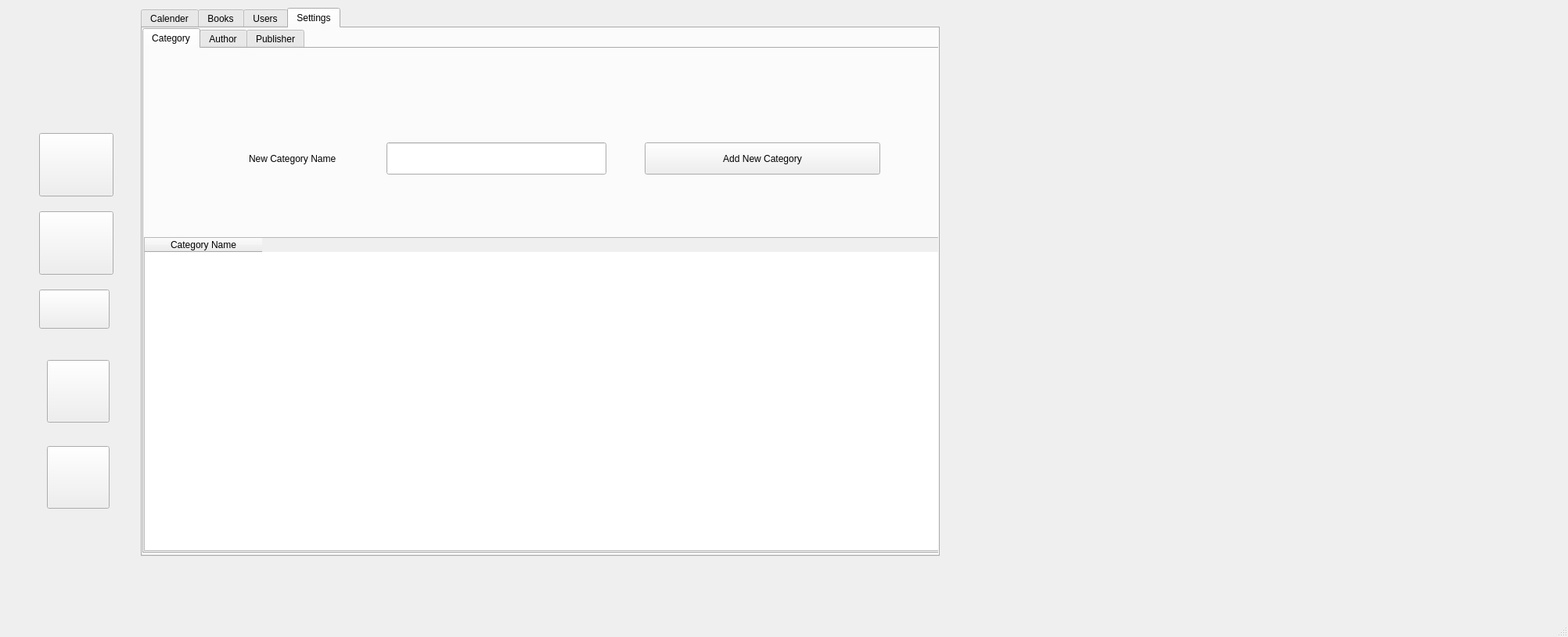
<?xml version="1.0" encoding="UTF-8"?>
<ui version="4.0">
 <class>MainWindow</class>
 <widget class="QMainWindow" name="MainWindow">
  <property name="geometry">
   <rect>
    <x>0</x>
    <y>0</y>
    <width>2004</width>
    <height>814</height>
   </rect>
  </property>
  <property name="windowTitle">
   <string>MainWindow</string>
  </property>
  <widget class="QWidget" name="centralwidget">
   <widget class="QPushButton" name="pushButton">
    <property name="geometry">
     <rect>
      <x>50</x>
      <y>170</y>
      <width>95</width>
      <height>81</height>
     </rect>
    </property>
    <property name="maximumSize">
     <size>
      <width>95</width>
      <height>95</height>
     </size>
    </property>
    <property name="text">
     <string/>
    </property>
    <property name="icon">
     <iconset resource="icons.qrc">
      <normaloff>:/icons/day.jpg</normaloff>:/icons/day.jpg</iconset>
    </property>
    <property name="iconSize">
     <size>
      <width>95</width>
      <height>95</height>
     </size>
    </property>
   </widget>
   <widget class="QPushButton" name="pushButton_2">
    <property name="geometry">
     <rect>
      <x>50</x>
      <y>370</y>
      <width>90</width>
      <height>50</height>
     </rect>
    </property>
    <property name="maximumSize">
     <size>
      <width>95</width>
      <height>95</height>
     </size>
    </property>
    <property name="text">
     <string/>
    </property>
    <property name="icon">
     <iconset resource="icons.qrc">
      <normaloff>:/icons/users.png</normaloff>:/icons/users.png</iconset>
    </property>
    <property name="iconSize">
     <size>
      <width>90</width>
      <height>90</height>
     </size>
    </property>
   </widget>
   <widget class="QPushButton" name="pushButton_3">
    <property name="geometry">
     <rect>
      <x>50</x>
      <y>270</y>
      <width>95</width>
      <height>81</height>
     </rect>
    </property>
    <property name="maximumSize">
     <size>
      <width>95</width>
      <height>95</height>
     </size>
    </property>
    <property name="text">
     <string/>
    </property>
    <property name="icon">
     <iconset resource="icons.qrc">
      <normaloff>:/icons/books.jpg</normaloff>:/icons/books.jpg</iconset>
    </property>
    <property name="iconSize">
     <size>
      <width>95</width>
      <height>95</height>
     </size>
    </property>
   </widget>
   <widget class="QPushButton" name="pushButton_4">
    <property name="geometry">
     <rect>
      <x>60</x>
      <y>570</y>
      <width>80</width>
      <height>80</height>
     </rect>
    </property>
    <property name="maximumSize">
     <size>
      <width>80</width>
      <height>80</height>
     </size>
    </property>
    <property name="text">
     <string/>
    </property>
    <property name="icon">
     <iconset resource="icons.qrc">
      <normaloff>:/icons/theme.png</normaloff>:/icons/theme.png</iconset>
    </property>
    <property name="iconSize">
     <size>
      <width>80</width>
      <height>80</height>
     </size>
    </property>
   </widget>
   <widget class="QPushButton" name="pushButton_5">
    <property name="geometry">
     <rect>
      <x>60</x>
      <y>460</y>
      <width>80</width>
      <height>80</height>
     </rect>
    </property>
    <property name="maximumSize">
     <size>
      <width>80</width>
      <height>80</height>
     </size>
    </property>
    <property name="text">
     <string/>
    </property>
    <property name="icon">
     <iconset resource="icons.qrc">
      <normaloff>:/icons/settings.png</normaloff>:/icons/settings.png</iconset>
    </property>
    <property name="iconSize">
     <size>
      <width>80</width>
      <height>80</height>
     </size>
    </property>
   </widget>
   <widget class="QTabWidget" name="tabWidget">
    <property name="geometry">
     <rect>
      <x>180</x>
      <y>10</y>
      <width>1021</width>
      <height>701</height>
     </rect>
    </property>
    <property name="currentIndex">
     <number>3</number>
    </property>
    <widget class="QWidget" name="tab_2">
     <attribute name="title">
      <string>Calender</string>
     </attribute>
     <widget class="QTableWidget" name="tableWidget">
      <property name="geometry">
       <rect>
        <x>0</x>
        <y>120</y>
        <width>1021</width>
        <height>551</height>
       </rect>
      </property>
      <attribute name="horizontalHeaderDefaultSectionSize">
       <number>122</number>
      </attribute>
      <column>
       <property name="text">
        <string>Book Code </string>
       </property>
       <property name="textAlignment">
        <set>AlignLeading|AlignVCenter</set>
       </property>
      </column>
      <column>
       <property name="text">
        <string>Book Price</string>
       </property>
      </column>
      <column>
       <property name="text">
        <string>Book Publisher</string>
       </property>
      </column>
      <column>
       <property name="text">
        <string>Book Title</string>
       </property>
      </column>
      <column>
       <property name="text">
        <string>Book Author</string>
       </property>
      </column>
      <column>
       <property name="text">
        <string>Book Category</string>
       </property>
      </column>
     </widget>
     <widget class="QPushButton" name="pushButton_6">
      <property name="geometry">
       <rect>
        <x>1300</x>
        <y>50</y>
        <width>93</width>
        <height>28</height>
       </rect>
      </property>
      <property name="text">
       <string>Add</string>
      </property>
     </widget>
     <widget class="QLineEdit" name="lineEdit">
      <property name="geometry">
       <rect>
        <x>40</x>
        <y>50</y>
        <width>211</width>
        <height>31</height>
       </rect>
      </property>
      <property name="text">
       <string/>
      </property>
      <property name="placeholderText">
       <string>Enter Book Title</string>
      </property>
     </widget>
     <widget class="QComboBox" name="comboBox">
      <property name="geometry">
       <rect>
        <x>440</x>
        <y>50</y>
        <width>73</width>
        <height>22</height>
       </rect>
      </property>
      <item>
       <property name="text">
        <string>Retrieve</string>
       </property>
      </item>
      <item>
       <property name="text">
        <string>Rent</string>
       </property>
      </item>
     </widget>
     <widget class="QComboBox" name="comboBox_2">
      <property name="geometry">
       <rect>
        <x>830</x>
        <y>50</y>
        <width>73</width>
        <height>22</height>
       </rect>
      </property>
      <item>
       <property name="text">
        <string>1</string>
       </property>
      </item>
      <item>
       <property name="text">
        <string>2</string>
       </property>
      </item>
      <item>
       <property name="text">
        <string>3</string>
       </property>
      </item>
      <item>
       <property name="text">
        <string>4</string>
       </property>
      </item>
      <item>
       <property name="text">
        <string>5</string>
       </property>
      </item>
      <item>
       <property name="text">
        <string>6</string>
       </property>
      </item>
      <item>
       <property name="text">
        <string>7</string>
       </property>
      </item>
      <item>
       <property name="text">
        <string>8</string>
       </property>
      </item>
      <item>
       <property name="text">
        <string>9</string>
       </property>
      </item>
      <item>
       <property name="text">
        <string>10</string>
       </property>
      </item>
     </widget>
     <widget class="QLabel" name="label">
      <property name="geometry">
       <rect>
        <x>380</x>
        <y>50</y>
        <width>55</width>
        <height>16</height>
       </rect>
      </property>
      <property name="text">
       <string>Type</string>
      </property>
     </widget>
     <widget class="QLabel" name="label_2">
      <property name="geometry">
       <rect>
        <x>770</x>
        <y>50</y>
        <width>55</width>
        <height>16</height>
       </rect>
      </property>
      <property name="text">
       <string>Days</string>
      </property>
     </widget>
    </widget>
    <widget class="QWidget" name="tab">
     <attribute name="title">
      <string>Books</string>
     </attribute>
     <widget class="QTabWidget" name="tabWidget_2">
      <property name="geometry">
       <rect>
        <x>0</x>
        <y>0</y>
        <width>1021</width>
        <height>681</height>
       </rect>
      </property>
      <property name="currentIndex">
       <number>1</number>
      </property>
      <widget class="QWidget" name="tab_5">
       <attribute name="title">
        <string>Add New Book</string>
       </attribute>
       <widget class="QLineEdit" name="lineEdit_2">
        <property name="geometry">
         <rect>
          <x>150</x>
          <y>50</y>
          <width>381</width>
          <height>31</height>
         </rect>
        </property>
       </widget>
       <widget class="QLineEdit" name="lineEdit_3">
        <property name="geometry">
         <rect>
          <x>70</x>
          <y>110</y>
          <width>461</width>
          <height>341</height>
         </rect>
        </property>
       </widget>
       <widget class="QLineEdit" name="lineEdit_4">
        <property name="geometry">
         <rect>
          <x>740</x>
          <y>50</y>
          <width>241</width>
          <height>31</height>
         </rect>
        </property>
       </widget>
       <widget class="QLineEdit" name="lineEdit_5">
        <property name="geometry">
         <rect>
          <x>740</x>
          <y>420</y>
          <width>241</width>
          <height>31</height>
         </rect>
        </property>
       </widget>
       <widget class="QComboBox" name="comboBox_3">
        <property name="geometry">
         <rect>
          <x>740</x>
          <y>130</y>
          <width>241</width>
          <height>22</height>
         </rect>
        </property>
        <item>
         <property name="text">
          <string>New Item</string>
         </property>
        </item>
        <item>
         <property name="text">
          <string>New Item</string>
         </property>
        </item>
        <item>
         <property name="text">
          <string>New Item</string>
         </property>
        </item>
       </widget>
       <widget class="QComboBox" name="comboBox_4">
        <property name="geometry">
         <rect>
          <x>740</x>
          <y>220</y>
          <width>241</width>
          <height>22</height>
         </rect>
        </property>
       </widget>
       <widget class="QComboBox" name="comboBox_5">
        <property name="geometry">
         <rect>
          <x>740</x>
          <y>320</y>
          <width>241</width>
          <height>22</height>
         </rect>
        </property>
       </widget>
       <widget class="QLabel" name="label_3">
        <property name="geometry">
         <rect>
          <x>70</x>
          <y>50</y>
          <width>101</width>
          <height>31</height>
         </rect>
        </property>
        <property name="text">
         <string>Book Title</string>
        </property>
       </widget>
       <widget class="QLabel" name="label_4">
        <property name="geometry">
         <rect>
          <x>640</x>
          <y>50</y>
          <width>101</width>
          <height>31</height>
         </rect>
        </property>
        <property name="text">
         <string>Book Code</string>
        </property>
       </widget>
       <widget class="QLabel" name="label_5">
        <property name="geometry">
         <rect>
          <x>640</x>
          <y>120</y>
          <width>101</width>
          <height>31</height>
         </rect>
        </property>
        <property name="text">
         <string>Category</string>
        </property>
       </widget>
       <widget class="QLabel" name="label_6">
        <property name="geometry">
         <rect>
          <x>640</x>
          <y>210</y>
          <width>101</width>
          <height>31</height>
         </rect>
        </property>
        <property name="text">
         <string>Author</string>
        </property>
       </widget>
       <widget class="QLabel" name="label_7">
        <property name="geometry">
         <rect>
          <x>640</x>
          <y>310</y>
          <width>101</width>
          <height>31</height>
         </rect>
        </property>
        <property name="text">
         <string>Publisher</string>
        </property>
       </widget>
       <widget class="QLabel" name="label_8">
        <property name="geometry">
         <rect>
          <x>640</x>
          <y>420</y>
          <width>101</width>
          <height>31</height>
         </rect>
        </property>
        <property name="text">
         <string>Book Price</string>
        </property>
       </widget>
       <widget class="QPushButton" name="pushButton_7">
        <property name="geometry">
         <rect>
          <x>430</x>
          <y>530</y>
          <width>151</width>
          <height>61</height>
         </rect>
        </property>
        <property name="text">
         <string>Save</string>
        </property>
       </widget>
      </widget>
      <widget class="QWidget" name="tab_6">
       <attribute name="title">
        <string>Delete or Edit A Book</string>
       </attribute>
       <widget class="QLabel" name="label_9">
        <property name="geometry">
         <rect>
          <x>630</x>
          <y>350</y>
          <width>101</width>
          <height>31</height>
         </rect>
        </property>
        <property name="text">
         <string>Publisher</string>
        </property>
       </widget>
       <widget class="QPushButton" name="pushButton_8">
        <property name="geometry">
         <rect>
          <x>630</x>
          <y>530</y>
          <width>341</width>
          <height>61</height>
         </rect>
        </property>
        <property name="text">
         <string>Save</string>
        </property>
       </widget>
       <widget class="QLineEdit" name="lineEdit_6">
        <property name="geometry">
         <rect>
          <x>730</x>
          <y>90</y>
          <width>241</width>
          <height>31</height>
         </rect>
        </property>
       </widget>
       <widget class="QComboBox" name="comboBox_6">
        <property name="geometry">
         <rect>
          <x>730</x>
          <y>360</y>
          <width>241</width>
          <height>22</height>
         </rect>
        </property>
       </widget>
       <widget class="QComboBox" name="comboBox_7">
        <property name="geometry">
         <rect>
          <x>730</x>
          <y>170</y>
          <width>241</width>
          <height>22</height>
         </rect>
        </property>
        <item>
         <property name="text">
          <string>New Item</string>
         </property>
        </item>
        <item>
         <property name="text">
          <string>New Item</string>
         </property>
        </item>
        <item>
         <property name="text">
          <string>New Item</string>
         </property>
        </item>
       </widget>
       <widget class="QLabel" name="label_10">
        <property name="geometry">
         <rect>
          <x>630</x>
          <y>460</y>
          <width>101</width>
          <height>31</height>
         </rect>
        </property>
        <property name="text">
         <string>Book Price</string>
        </property>
       </widget>
       <widget class="QLabel" name="label_11">
        <property name="geometry">
         <rect>
          <x>630</x>
          <y>160</y>
          <width>101</width>
          <height>31</height>
         </rect>
        </property>
        <property name="text">
         <string>Category</string>
        </property>
       </widget>
       <widget class="QLineEdit" name="lineEdit_7">
        <property name="geometry">
         <rect>
          <x>120</x>
          <y>20</y>
          <width>381</width>
          <height>31</height>
         </rect>
        </property>
       </widget>
       <widget class="QLineEdit" name="lineEdit_8">
        <property name="geometry">
         <rect>
          <x>40</x>
          <y>130</y>
          <width>461</width>
          <height>361</height>
         </rect>
        </property>
       </widget>
       <widget class="QLabel" name="label_12">
        <property name="geometry">
         <rect>
          <x>630</x>
          <y>90</y>
          <width>101</width>
          <height>31</height>
         </rect>
        </property>
        <property name="text">
         <string>Book Code</string>
        </property>
       </widget>
       <widget class="QComboBox" name="comboBox_8">
        <property name="geometry">
         <rect>
          <x>730</x>
          <y>260</y>
          <width>241</width>
          <height>22</height>
         </rect>
        </property>
       </widget>
       <widget class="QLineEdit" name="lineEdit_9">
        <property name="geometry">
         <rect>
          <x>730</x>
          <y>460</y>
          <width>241</width>
          <height>31</height>
         </rect>
        </property>
       </widget>
       <widget class="QLabel" name="label_13">
        <property name="geometry">
         <rect>
          <x>630</x>
          <y>250</y>
          <width>101</width>
          <height>31</height>
         </rect>
        </property>
        <property name="text">
         <string>Author</string>
        </property>
       </widget>
       <widget class="QLabel" name="label_14">
        <property name="geometry">
         <rect>
          <x>40</x>
          <y>20</y>
          <width>91</width>
          <height>21</height>
         </rect>
        </property>
        <property name="text">
         <string>Book Title</string>
        </property>
       </widget>
       <widget class="QLineEdit" name="lineEdit_10">
        <property name="geometry">
         <rect>
          <x>120</x>
          <y>80</y>
          <width>381</width>
          <height>31</height>
         </rect>
        </property>
       </widget>
       <widget class="QLabel" name="label_15">
        <property name="geometry">
         <rect>
          <x>40</x>
          <y>80</y>
          <width>91</width>
          <height>21</height>
         </rect>
        </property>
        <property name="text">
         <string>Book Title</string>
        </property>
       </widget>
       <widget class="QPushButton" name="pushButton_9">
        <property name="geometry">
         <rect>
          <x>190</x>
          <y>530</y>
          <width>151</width>
          <height>61</height>
         </rect>
        </property>
        <property name="text">
         <string>Delete</string>
        </property>
       </widget>
       <widget class="QPushButton" name="pushButton_10">
        <property name="geometry">
         <rect>
          <x>630</x>
          <y>20</y>
          <width>341</width>
          <height>31</height>
         </rect>
        </property>
        <property name="text">
         <string>Search</string>
        </property>
       </widget>
      </widget>
     </widget>
    </widget>
    <widget class="QWidget" name="tab_3">
     <attribute name="title">
      <string>Users</string>
     </attribute>
     <widget class="QGroupBox" name="groupBox">
      <property name="geometry">
       <rect>
        <x>20</x>
        <y>40</y>
        <width>461</width>
        <height>581</height>
       </rect>
      </property>
      <property name="title">
       <string>Add New User</string>
      </property>
      <widget class="QLineEdit" name="lineEdit_11">
       <property name="geometry">
        <rect>
         <x>150</x>
         <y>90</y>
         <width>231</width>
         <height>31</height>
        </rect>
       </property>
      </widget>
      <widget class="QLineEdit" name="lineEdit_12">
       <property name="geometry">
        <rect>
         <x>130</x>
         <y>160</y>
         <width>251</width>
         <height>31</height>
        </rect>
       </property>
       <property name="text">
        <string/>
       </property>
       <property name="echoMode">
        <enum>QLineEdit::Normal</enum>
       </property>
      </widget>
      <widget class="QLineEdit" name="lineEdit_13">
       <property name="geometry">
        <rect>
         <x>140</x>
         <y>230</y>
         <width>241</width>
         <height>31</height>
        </rect>
       </property>
       <property name="text">
        <string>askdmakd</string>
       </property>
       <property name="echoMode">
        <enum>QLineEdit::Password</enum>
       </property>
      </widget>
      <widget class="QLineEdit" name="lineEdit_14">
       <property name="geometry">
        <rect>
         <x>190</x>
         <y>300</y>
         <width>191</width>
         <height>31</height>
        </rect>
       </property>
       <property name="text">
        <string>asdasdasd</string>
       </property>
       <property name="echoMode">
        <enum>QLineEdit::Password</enum>
       </property>
      </widget>
      <widget class="QLabel" name="label_16">
       <property name="geometry">
        <rect>
         <x>70</x>
         <y>96</y>
         <width>71</width>
         <height>20</height>
        </rect>
       </property>
       <property name="text">
        <string>User Name</string>
       </property>
      </widget>
      <widget class="QLabel" name="label_17">
       <property name="geometry">
        <rect>
         <x>70</x>
         <y>170</y>
         <width>71</width>
         <height>20</height>
        </rect>
       </property>
       <property name="text">
        <string>Email</string>
       </property>
      </widget>
      <widget class="QLabel" name="label_18">
       <property name="geometry">
        <rect>
         <x>70</x>
         <y>240</y>
         <width>71</width>
         <height>20</height>
        </rect>
       </property>
       <property name="text">
        <string>Password</string>
       </property>
      </widget>
      <widget class="QLabel" name="label_19">
       <property name="geometry">
        <rect>
         <x>70</x>
         <y>310</y>
         <width>101</width>
         <height>20</height>
        </rect>
       </property>
       <property name="text">
        <string>Password Again</string>
       </property>
      </widget>
      <widget class="QPushButton" name="pushButton_11">
       <property name="geometry">
        <rect>
         <x>130</x>
         <y>440</y>
         <width>181</width>
         <height>51</height>
        </rect>
       </property>
       <property name="text">
        <string>Add User</string>
       </property>
      </widget>
     </widget>
     <widget class="QGroupBox" name="groupBox_2">
      <property name="geometry">
       <rect>
        <x>530</x>
        <y>40</y>
        <width>461</width>
        <height>581</height>
       </rect>
      </property>
      <property name="title">
       <string>Edit User Information</string>
      </property>
      <widget class="QLineEdit" name="lineEdit_15">
       <property name="geometry">
        <rect>
         <x>150</x>
         <y>30</y>
         <width>231</width>
         <height>31</height>
        </rect>
       </property>
      </widget>
      <widget class="QLabel" name="label_20">
       <property name="geometry">
        <rect>
         <x>70</x>
         <y>36</y>
         <width>71</width>
         <height>20</height>
        </rect>
       </property>
       <property name="text">
        <string>User Name</string>
       </property>
      </widget>
      <widget class="QLineEdit" name="lineEdit_16">
       <property name="geometry">
        <rect>
         <x>150</x>
         <y>90</y>
         <width>231</width>
         <height>31</height>
        </rect>
       </property>
       <property name="text">
        <string>asda</string>
       </property>
       <property name="echoMode">
        <enum>QLineEdit::Password</enum>
       </property>
      </widget>
      <widget class="QLabel" name="label_22">
       <property name="geometry">
        <rect>
         <x>70</x>
         <y>100</y>
         <width>71</width>
         <height>20</height>
        </rect>
       </property>
       <property name="text">
        <string>Password</string>
       </property>
      </widget>
      <widget class="QPushButton" name="pushButton_13">
       <property name="geometry">
        <rect>
         <x>150</x>
         <y>140</y>
         <width>181</width>
         <height>31</height>
        </rect>
       </property>
       <property name="text">
        <string>Login</string>
       </property>
      </widget>
      <widget class="QLineEdit" name="lineEdit_17">
       <property name="geometry">
        <rect>
         <x>150</x>
         <y>240</y>
         <width>231</width>
         <height>31</height>
        </rect>
       </property>
      </widget>
      <widget class="QLabel" name="label_21">
       <property name="geometry">
        <rect>
         <x>70</x>
         <y>246</y>
         <width>71</width>
         <height>20</height>
        </rect>
       </property>
       <property name="text">
        <string>User Name</string>
       </property>
      </widget>
      <widget class="QLineEdit" name="lineEdit_18">
       <property name="geometry">
        <rect>
         <x>130</x>
         <y>310</y>
         <width>251</width>
         <height>31</height>
        </rect>
       </property>
       <property name="text">
        <string/>
       </property>
       <property name="echoMode">
        <enum>QLineEdit::Normal</enum>
       </property>
      </widget>
      <widget class="QLabel" name="label_23">
       <property name="geometry">
        <rect>
         <x>70</x>
         <y>460</y>
         <width>101</width>
         <height>20</height>
        </rect>
       </property>
       <property name="text">
        <string>Password Again</string>
       </property>
      </widget>
      <widget class="QLineEdit" name="lineEdit_19">
       <property name="geometry">
        <rect>
         <x>190</x>
         <y>450</y>
         <width>191</width>
         <height>31</height>
        </rect>
       </property>
       <property name="text">
        <string>asdasdasd</string>
       </property>
       <property name="echoMode">
        <enum>QLineEdit::Password</enum>
       </property>
      </widget>
      <widget class="QLineEdit" name="lineEdit_20">
       <property name="geometry">
        <rect>
         <x>140</x>
         <y>380</y>
         <width>241</width>
         <height>31</height>
        </rect>
       </property>
       <property name="text">
        <string>askdmakd</string>
       </property>
       <property name="echoMode">
        <enum>QLineEdit::Password</enum>
       </property>
      </widget>
      <widget class="QPushButton" name="pushButton_12">
       <property name="geometry">
        <rect>
         <x>150</x>
         <y>500</y>
         <width>181</width>
         <height>31</height>
        </rect>
       </property>
       <property name="text">
        <string>Edit User Data</string>
       </property>
      </widget>
      <widget class="QLabel" name="label_24">
       <property name="geometry">
        <rect>
         <x>70</x>
         <y>320</y>
         <width>71</width>
         <height>20</height>
        </rect>
       </property>
       <property name="text">
        <string>Email</string>
       </property>
      </widget>
      <widget class="QLabel" name="label_25">
       <property name="geometry">
        <rect>
         <x>70</x>
         <y>390</y>
         <width>71</width>
         <height>20</height>
        </rect>
       </property>
       <property name="text">
        <string>Password</string>
       </property>
      </widget>
     </widget>
    </widget>
    <widget class="QWidget" name="tab_4">
     <attribute name="title">
      <string>Settings</string>
     </attribute>
     <widget class="QTabWidget" name="tabWidget_3">
      <property name="geometry">
       <rect>
        <x>0</x>
        <y>0</y>
        <width>1021</width>
        <height>671</height>
       </rect>
      </property>
      <property name="currentIndex">
       <number>0</number>
      </property>
      <widget class="QWidget" name="tab_7">
       <attribute name="title">
        <string>Category</string>
       </attribute>
       <widget class="QTableWidget" name="tableWidget_2">
        <property name="geometry">
         <rect>
          <x>0</x>
          <y>241</y>
          <width>1021</width>
          <height>401</height>
         </rect>
        </property>
        <attribute name="horizontalHeaderDefaultSectionSize">
         <number>150</number>
        </attribute>
        <column>
         <property name="text">
          <string>Category Name</string>
         </property>
        </column>
       </widget>
       <widget class="QLineEdit" name="lineEdit_21">
        <property name="geometry">
         <rect>
          <x>310</x>
          <y>120</y>
          <width>281</width>
          <height>41</height>
         </rect>
        </property>
        <property name="text">
         <string/>
        </property>
       </widget>
       <widget class="QLabel" name="label_26">
        <property name="geometry">
         <rect>
          <x>134</x>
          <y>120</y>
          <width>141</width>
          <height>41</height>
         </rect>
        </property>
        <property name="text">
         <string>New Category Name</string>
        </property>
       </widget>
       <widget class="QPushButton" name="pushButton_14">
        <property name="geometry">
         <rect>
          <x>640</x>
          <y>120</y>
          <width>301</width>
          <height>41</height>
         </rect>
        </property>
        <property name="text">
         <string>Add New Category</string>
        </property>
       </widget>
      </widget>
      <widget class="QWidget" name="tab_9">
       <attribute name="title">
        <string>Author</string>
       </attribute>
       <widget class="QTableWidget" name="tableWidget_3">
        <property name="geometry">
         <rect>
          <x>-4</x>
          <y>241</y>
          <width>1021</width>
          <height>401</height>
         </rect>
        </property>
        <attribute name="horizontalHeaderDefaultSectionSize">
         <number>150</number>
        </attribute>
        <column>
         <property name="text">
          <string>Author Name</string>
         </property>
        </column>
       </widget>
       <widget class="QLineEdit" name="lineEdit_22">
        <property name="geometry">
         <rect>
          <x>306</x>
          <y>120</y>
          <width>281</width>
          <height>41</height>
         </rect>
        </property>
        <property name="text">
         <string/>
        </property>
       </widget>
       <widget class="QPushButton" name="pushButton_15">
        <property name="geometry">
         <rect>
          <x>636</x>
          <y>120</y>
          <width>301</width>
          <height>41</height>
         </rect>
        </property>
        <property name="text">
         <string>Add New Author</string>
        </property>
       </widget>
       <widget class="QLabel" name="label_27">
        <property name="geometry">
         <rect>
          <x>130</x>
          <y>120</y>
          <width>141</width>
          <height>41</height>
         </rect>
        </property>
        <property name="text">
         <string>New Author Name</string>
        </property>
       </widget>
      </widget>
      <widget class="QWidget" name="tab_8">
       <attribute name="title">
        <string>Publisher</string>
       </attribute>
       <widget class="QTableWidget" name="tableWidget_4">
        <property name="geometry">
         <rect>
          <x>-4</x>
          <y>241</y>
          <width>1021</width>
          <height>401</height>
         </rect>
        </property>
        <attribute name="horizontalHeaderDefaultSectionSize">
         <number>150</number>
        </attribute>
        <column>
         <property name="text">
          <string>Publisher Name</string>
         </property>
        </column>
       </widget>
       <widget class="QLineEdit" name="lineEdit_23">
        <property name="geometry">
         <rect>
          <x>306</x>
          <y>120</y>
          <width>281</width>
          <height>41</height>
         </rect>
        </property>
        <property name="text">
         <string/>
        </property>
       </widget>
       <widget class="QPushButton" name="pushButton_16">
        <property name="geometry">
         <rect>
          <x>636</x>
          <y>120</y>
          <width>301</width>
          <height>41</height>
         </rect>
        </property>
        <property name="text">
         <string>Add New Publisher</string>
        </property>
       </widget>
       <widget class="QLabel" name="label_28">
        <property name="geometry">
         <rect>
          <x>130</x>
          <y>120</y>
          <width>141</width>
          <height>41</height>
         </rect>
        </property>
        <property name="text">
         <string>New Publisher Name</string>
        </property>
       </widget>
      </widget>
     </widget>
    </widget>
   </widget>
  </widget>
  <widget class="QMenuBar" name="menubar">
   <property name="geometry">
    <rect>
     <x>0</x>
     <y>0</y>
     <width>2004</width>
     <height>26</height>
    </rect>
   </property>
  </widget>
  <widget class="QStatusBar" name="statusbar"/>
 </widget>
 <resources>
  <include location="icons.qrc"/>
 </resources>
 <connections/>
</ui>
